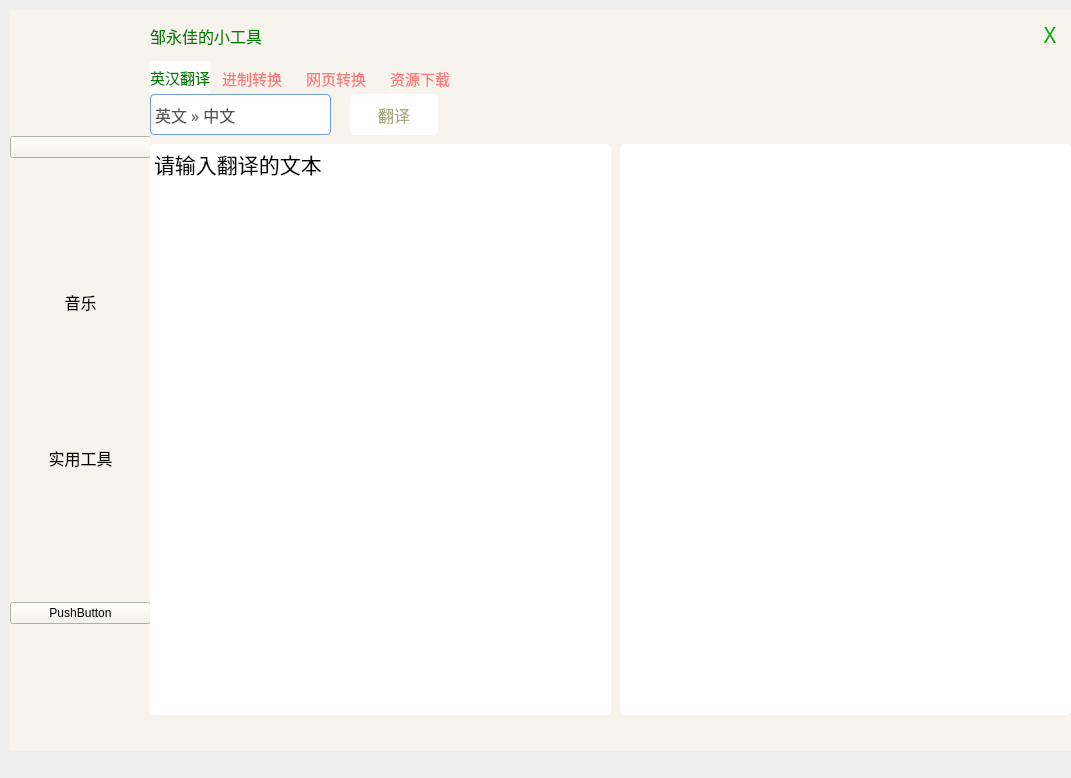
<?xml version="1.0" encoding="UTF-8"?>
<ui version="4.0">
 <class>Form</class>
 <widget class="QWidget" name="Form">
  <property name="geometry">
   <rect>
    <x>0</x>
    <y>0</y>
    <width>1071</width>
    <height>778</height>
   </rect>
  </property>
  <property name="windowTitle">
   <string>Form</string>
  </property>
  <widget class="QStackedWidget" name="stackedWidget_main">
   <property name="geometry">
    <rect>
     <x>10</x>
     <y>10</y>
     <width>1061</width>
     <height>741</height>
    </rect>
   </property>
   <property name="styleSheet">
    <string notr="true">background-color:rgb(246, 244, 236);</string>
   </property>
   <property name="currentIndex">
    <number>0</number>
   </property>
   <widget class="QWidget" name="stackedWidget_mainPage1">
    <widget class="QWidget" name="verticalLayoutWidget">
     <property name="geometry">
      <rect>
       <x>0</x>
       <y>0</y>
       <width>141</width>
       <height>741</height>
      </rect>
     </property>
     <layout class="QVBoxLayout" name="verticalLayout">
      <item>
       <widget class="QPushButton" name="pushButton_2">
        <property name="styleSheet">
         <string notr="true"> QPushButton {
border-color: rgb(170, 170, 255);
}
</string>
        </property>
        <property name="text">
         <string/>
        </property>
       </widget>
      </item>
      <item>
       <widget class="QPushButton" name="pushButton_music">
        <property name="palette">
         <palette>
          <active>
           <colorrole role="Button">
            <brush brushstyle="SolidPattern">
             <color alpha="255">
              <red>246</red>
              <green>244</green>
              <blue>236</blue>
             </color>
            </brush>
           </colorrole>
           <colorrole role="Base">
            <brush brushstyle="SolidPattern">
             <color alpha="255">
              <red>246</red>
              <green>244</green>
              <blue>236</blue>
             </color>
            </brush>
           </colorrole>
           <colorrole role="Window">
            <brush brushstyle="SolidPattern">
             <color alpha="255">
              <red>246</red>
              <green>244</green>
              <blue>236</blue>
             </color>
            </brush>
           </colorrole>
          </active>
          <inactive>
           <colorrole role="Button">
            <brush brushstyle="SolidPattern">
             <color alpha="255">
              <red>246</red>
              <green>244</green>
              <blue>236</blue>
             </color>
            </brush>
           </colorrole>
           <colorrole role="Base">
            <brush brushstyle="SolidPattern">
             <color alpha="255">
              <red>246</red>
              <green>244</green>
              <blue>236</blue>
             </color>
            </brush>
           </colorrole>
           <colorrole role="Window">
            <brush brushstyle="SolidPattern">
             <color alpha="255">
              <red>246</red>
              <green>244</green>
              <blue>236</blue>
             </color>
            </brush>
           </colorrole>
          </inactive>
          <disabled>
           <colorrole role="Button">
            <brush brushstyle="SolidPattern">
             <color alpha="255">
              <red>246</red>
              <green>244</green>
              <blue>236</blue>
             </color>
            </brush>
           </colorrole>
           <colorrole role="Base">
            <brush brushstyle="SolidPattern">
             <color alpha="255">
              <red>246</red>
              <green>244</green>
              <blue>236</blue>
             </color>
            </brush>
           </colorrole>
           <colorrole role="Window">
            <brush brushstyle="SolidPattern">
             <color alpha="255">
              <red>246</red>
              <green>244</green>
              <blue>236</blue>
             </color>
            </brush>
           </colorrole>
          </disabled>
         </palette>
        </property>
        <property name="font">
         <font>
          <family>幼圆</family>
          <pointsize>12</pointsize>
         </font>
        </property>
        <property name="styleSheet">
         <string notr="true"> QPushButton {
border:None;
}</string>
        </property>
        <property name="text">
         <string>音乐</string>
        </property>
       </widget>
      </item>
      <item>
       <widget class="QPushButton" name="pushButton_tools">
        <property name="font">
         <font>
          <family>幼圆</family>
          <pointsize>12</pointsize>
         </font>
        </property>
        <property name="styleSheet">
         <string notr="true"> QPushButton {
border:None;
}</string>
        </property>
        <property name="text">
         <string>实用工具</string>
        </property>
       </widget>
      </item>
      <item>
       <widget class="QPushButton" name="pushButton">
        <property name="text">
         <string>PushButton</string>
        </property>
       </widget>
      </item>
     </layout>
    </widget>
    <widget class="QWidget" name="gridLayoutWidget">
     <property name="geometry">
      <rect>
       <x>140</x>
       <y>50</y>
       <width>921</width>
       <height>691</height>
      </rect>
     </property>
     <layout class="QGridLayout" name="gridLayout">
      <item row="0" column="0">
       <widget class="QStackedWidget" name="stackedWidget">
        <property name="currentIndex">
         <number>1</number>
        </property>
        <widget class="QWidget" name="page">
         <widget class="QWidget" name="horizontalLayoutWidget_9">
          <property name="geometry">
           <rect>
            <x>0</x>
            <y>0</y>
            <width>921</width>
            <height>51</height>
           </rect>
          </property>
          <layout class="QHBoxLayout" name="horizontalLayout_9">
           <item>
            <widget class="QPushButton" name="pushButton_6">
             <property name="text">
              <string>PushButton</string>
             </property>
            </widget>
           </item>
           <item>
            <widget class="QLineEdit" name="lineEdit_5"/>
           </item>
           <item>
            <widget class="QPushButton" name="pushButton_5">
             <property name="text">
              <string>PushButton</string>
             </property>
            </widget>
           </item>
          </layout>
         </widget>
        </widget>
        <widget class="QWidget" name="page_2">
         <widget class="QTabWidget" name="tabWidget1">
          <property name="geometry">
           <rect>
            <x>0</x>
            <y>0</y>
            <width>921</width>
            <height>691</height>
           </rect>
          </property>
          <property name="font">
           <font>
            <family>汉仪曹隶繁</family>
            <pointsize>11</pointsize>
           </font>
          </property>
          <property name="toolTip">
           <string>&lt;html&gt;&lt;head/&gt;&lt;body&gt;&lt;p&gt;&lt;br/&gt;&lt;/p&gt;&lt;/body&gt;&lt;/html&gt;</string>
          </property>
          <property name="styleSheet">
           <string notr="true">QTabWidget::pane{
	border:none;
}
QTabWidget::tab-bar{
   alignment:left;
}
QTabBar::tab{
	background:transparent;
	
	color: rgb(255, 119, 121);
	min-width:30ex;
	min-height:10ex;
}
QTabBar::tab:hover{
	background:rgb(255, 255, 255, 100);
}
QTabBar::tab:selected{
	border-color: white;
	background:white;
	color:green;
}
</string>
          </property>
          <property name="tabShape">
           <enum>QTabWidget::Rounded</enum>
          </property>
          <property name="currentIndex">
           <number>0</number>
          </property>
          <widget class="QWidget" name="tab_4">
           <property name="sizeIncrement">
            <size>
             <width>0</width>
             <height>0</height>
            </size>
           </property>
           <property name="locale">
            <locale language="Chinese" country="China"/>
           </property>
           <attribute name="title">
            <string>英汉翻译</string>
           </attribute>
           <widget class="QComboBox" name="comboBox">
            <property name="geometry">
             <rect>
              <x>0</x>
              <y>0</y>
              <width>181</width>
              <height>41</height>
             </rect>
            </property>
            <property name="font">
             <font>
              <family>楷体</family>
              <pointsize>12</pointsize>
             </font>
            </property>
            <property name="styleSheet">
             <string notr="true">
 
QComboBox::down-arrow {
	border-image: url(:/combox1/1225446.png);
	 
}
QComboBox {
        height: 25px;
        border-radius: 4px;
        border: 1px solid rgb(111, 156, 207);
        background: white;
		color: rgb(170, 170, 127);
}
QComboBox:enabled {
        color: rgb(84, 84, 84);
}
QComboBox:!enabled {
        color: rgb(80, 80, 80);
}
QComboBox:enabled:hover, QComboBox:enabled:focus {
        color: rgb(51, 51, 51);
}
QComboBox::drop-down {
        width: 20px;
        border: none;
        background: transparent;
}
QComboBox::drop-down:hover {
        background: rgba(255, 255, 255, 30);
}

QComboBox::down-arrow:on {
        /**top: 1px;**/
}
QComboBox QAbstractItemView {
        border: 1px solid rgb(111, 156, 207);
        background: white;
        outline: none;
}
QComboBox QAbstractItemView::item {
        height: 25px;
        color: rgb(73, 73, 73);
}
QComboBox QAbstractItemView::item:selected {
        background: rgb(232, 241, 250);
        color: rgb(2, 65, 132);
}
</string>
            </property>
            <item>
             <property name="text">
              <string>英文 » 中文</string>
             </property>
            </item>
            <item>
             <property name="text">
              <string>中文 » 英文 </string>
             </property>
            </item>
           </widget>
           <widget class="QPushButton" name="pushButton_3">
            <property name="geometry">
             <rect>
              <x>200</x>
              <y>0</y>
              <width>88</width>
              <height>41</height>
             </rect>
            </property>
            <property name="minimumSize">
             <size>
              <width>88</width>
              <height>41</height>
             </size>
            </property>
            <property name="maximumSize">
             <size>
              <width>88</width>
              <height>41</height>
             </size>
            </property>
            <property name="font">
             <font>
              <family>楷体</family>
              <pointsize>12</pointsize>
             </font>
            </property>
            <property name="styleSheet">
             <string notr="true"> QPushButton {
background-color: rgb(255, 255, 255);
	color: rgb(170, 170, 127);
  border-radius:5px;
}
 QPushButton:hover {
	
	background-color: rgb(255, 234, 171);
	color: rgb(0, 170, 0);
  }</string>
            </property>
            <property name="text">
             <string>翻译</string>
            </property>
           </widget>
           <widget class="QTextEdit" name="textEdit_2">
            <property name="geometry">
             <rect>
              <x>0</x>
              <y>50</y>
              <width>461</width>
              <height>571</height>
             </rect>
            </property>
            <property name="font">
             <font>
              <family>微软雅黑</family>
              <pointsize>12</pointsize>
             </font>
            </property>
            <property name="styleSheet">
             <string notr="true">background-color: rgb(255, 255, 255);
border-radius:5px;</string>
            </property>
            <property name="html">
             <string>&lt;!DOCTYPE HTML PUBLIC &quot;-//W3C//DTD HTML 4.0//EN&quot; &quot;http://www.w3.org/TR/REC-html40/strict.dtd&quot;&gt;
&lt;html&gt;&lt;head&gt;&lt;meta name=&quot;qrichtext&quot; content=&quot;1&quot; /&gt;&lt;style type=&quot;text/css&quot;&gt;
p, li { white-space: pre-wrap; }
&lt;/style&gt;&lt;/head&gt;&lt;body style=&quot; font-family:'微软雅黑'; font-size:12pt; font-weight:400; font-style:normal;&quot;&gt;
&lt;p style=&quot; margin-top:0px; margin-bottom:0px; margin-left:0px; margin-right:0px; -qt-block-indent:0; text-indent:0px;&quot;&gt;&lt;span style=&quot; font-family:'SimSun'; font-size:16pt;&quot;&gt;请输入翻译的文本&lt;/span&gt;&lt;/p&gt;&lt;/body&gt;&lt;/html&gt;</string>
            </property>
           </widget>
           <widget class="QTextEdit" name="textEdit_3">
            <property name="geometry">
             <rect>
              <x>470</x>
              <y>50</y>
              <width>451</width>
              <height>571</height>
             </rect>
            </property>
            <property name="font">
             <font>
              <family>微软雅黑</family>
              <pointsize>12</pointsize>
             </font>
            </property>
            <property name="styleSheet">
             <string notr="true">background-color: rgb(255, 255, 255);
border-radius:5px;</string>
            </property>
            <property name="html">
             <string>&lt;!DOCTYPE HTML PUBLIC &quot;-//W3C//DTD HTML 4.0//EN&quot; &quot;http://www.w3.org/TR/REC-html40/strict.dtd&quot;&gt;
&lt;html&gt;&lt;head&gt;&lt;meta name=&quot;qrichtext&quot; content=&quot;1&quot; /&gt;&lt;style type=&quot;text/css&quot;&gt;
p, li { white-space: pre-wrap; }
&lt;/style&gt;&lt;/head&gt;&lt;body style=&quot; font-family:'微软雅黑'; font-size:12pt; font-weight:400; font-style:normal;&quot;&gt;
&lt;p style=&quot;-qt-paragraph-type:empty; margin-top:0px; margin-bottom:0px; margin-left:0px; margin-right:0px; -qt-block-indent:0; text-indent:0px;&quot;&gt;&lt;br /&gt;&lt;/p&gt;&lt;/body&gt;&lt;/html&gt;</string>
            </property>
           </widget>
          </widget>
          <widget class="QWidget" name="tab">
           <attribute name="title">
            <string>进制转换</string>
           </attribute>
           <widget class="QWidget" name="horizontalLayoutWidget_2">
            <property name="geometry">
             <rect>
              <x>0</x>
              <y>40</y>
              <width>921</width>
              <height>41</height>
             </rect>
            </property>
            <layout class="QHBoxLayout" name="horizontalLayout_2">
             <item>
              <widget class="QRadioButton" name="radioButton_2">
               <property name="font">
                <font>
                 <family>汉仪唐隶繁</family>
                 <pointsize>10</pointsize>
                </font>
               </property>
               <property name="text">
                <string>2进制</string>
               </property>
              </widget>
             </item>
             <item>
              <widget class="QRadioButton" name="radioButton_4">
               <property name="font">
                <font>
                 <family>汉仪唐隶繁</family>
                 <pointsize>10</pointsize>
                </font>
               </property>
               <property name="text">
                <string>4进制</string>
               </property>
              </widget>
             </item>
             <item>
              <widget class="QRadioButton" name="radioButton_8">
               <property name="font">
                <font>
                 <family>汉仪唐隶繁</family>
                 <pointsize>10</pointsize>
                </font>
               </property>
               <property name="text">
                <string>8进制</string>
               </property>
              </widget>
             </item>
             <item>
              <widget class="QRadioButton" name="radioButton_10">
               <property name="font">
                <font>
                 <family>汉仪唐隶繁</family>
                 <pointsize>10</pointsize>
                </font>
               </property>
               <property name="text">
                <string>10进制</string>
               </property>
              </widget>
             </item>
             <item>
              <widget class="QRadioButton" name="radioButton_16">
               <property name="font">
                <font>
                 <family>汉仪唐隶繁</family>
                 <pointsize>10</pointsize>
                </font>
               </property>
               <property name="text">
                <string>16进制</string>
               </property>
              </widget>
             </item>
             <item>
              <widget class="QRadioButton" name="radioButton_32">
               <property name="font">
                <font>
                 <family>汉仪唐隶繁</family>
                 <pointsize>10</pointsize>
                </font>
               </property>
               <property name="text">
                <string>32进制</string>
               </property>
              </widget>
             </item>
             <item>
              <widget class="QLabel" name="label_3">
               <property name="text">
                <string/>
               </property>
              </widget>
             </item>
            </layout>
           </widget>
           <widget class="QWidget" name="horizontalLayoutWidget_3">
            <property name="geometry">
             <rect>
              <x>0</x>
              <y>80</y>
              <width>921</width>
              <height>51</height>
             </rect>
            </property>
            <layout class="QHBoxLayout" name="horizontalLayout_3">
             <item>
              <widget class="QLabel" name="label">
               <property name="font">
                <font>
                 <family>幼圆</family>
                 <pointsize>12</pointsize>
                </font>
               </property>
               <property name="text">
                <string>转换数字：</string>
               </property>
              </widget>
             </item>
             <item>
              <widget class="QLineEdit" name="lineEdit">
               <property name="minimumSize">
                <size>
                 <width>26</width>
                 <height>32</height>
                </size>
               </property>
               <property name="font">
                <font>
                 <family>微软雅黑</family>
                 <pointsize>10</pointsize>
                </font>
               </property>
              </widget>
             </item>
            </layout>
           </widget>
           <widget class="QLabel" name="label_2">
            <property name="geometry">
             <rect>
              <x>0</x>
              <y>0</y>
              <width>500</width>
              <height>31</height>
             </rect>
            </property>
            <property name="font">
             <font>
              <family>华文彩云</family>
              <pointsize>12</pointsize>
             </font>
            </property>
            <property name="styleSheet">
             <string notr="true">color: rgb(126, 255, 141);
</string>
            </property>
            <property name="text">
             <string>支持在2~36进制之间进行任意转换，支持浮点型</string>
            </property>
           </widget>
           <widget class="QWidget" name="horizontalLayoutWidget_4">
            <property name="geometry">
             <rect>
              <x>0</x>
              <y>130</y>
              <width>921</width>
              <height>41</height>
             </rect>
            </property>
            <layout class="QHBoxLayout" name="horizontalLayout_4">
             <item>
              <widget class="QRadioButton" name="radioButton2">
               <property name="font">
                <font>
                 <family>汉仪唐隶繁</family>
                 <pointsize>10</pointsize>
                </font>
               </property>
               <property name="text">
                <string>2进制</string>
               </property>
              </widget>
             </item>
             <item>
              <widget class="QRadioButton" name="radioButton4">
               <property name="font">
                <font>
                 <family>汉仪唐隶繁</family>
                 <pointsize>10</pointsize>
                </font>
               </property>
               <property name="text">
                <string>4进制</string>
               </property>
              </widget>
             </item>
             <item>
              <widget class="QRadioButton" name="radioButton8">
               <property name="font">
                <font>
                 <family>汉仪唐隶繁</family>
                 <pointsize>10</pointsize>
                </font>
               </property>
               <property name="text">
                <string>8进制</string>
               </property>
              </widget>
             </item>
             <item>
              <widget class="QRadioButton" name="radioButton10">
               <property name="font">
                <font>
                 <family>汉仪唐隶繁</family>
                 <pointsize>10</pointsize>
                </font>
               </property>
               <property name="text">
                <string>10进制</string>
               </property>
              </widget>
             </item>
             <item>
              <widget class="QRadioButton" name="radioButton16">
               <property name="font">
                <font>
                 <family>汉仪唐隶繁</family>
                 <pointsize>10</pointsize>
                </font>
               </property>
               <property name="text">
                <string>16进制</string>
               </property>
              </widget>
             </item>
             <item>
              <widget class="QRadioButton" name="radioButton32">
               <property name="font">
                <font>
                 <family>汉仪唐隶繁</family>
                 <pointsize>10</pointsize>
                </font>
               </property>
               <property name="text">
                <string>32进制</string>
               </property>
              </widget>
             </item>
             <item>
              <widget class="QPushButton" name="pushButton_4">
               <property name="minimumSize">
                <size>
                 <width>60</width>
                 <height>30</height>
                </size>
               </property>
               <property name="maximumSize">
                <size>
                 <width>100</width>
                 <height>40</height>
                </size>
               </property>
               <property name="font">
                <font>
                 <family>楷体</family>
                 <pointsize>10</pointsize>
                </font>
               </property>
               <property name="styleSheet">
                <string notr="true"> QPushButton {
  border:none;
  border-radius:5px;
}</string>
               </property>
               <property name="text">
                <string/>
               </property>
              </widget>
             </item>
            </layout>
           </widget>
           <widget class="QWidget" name="horizontalLayoutWidget_5">
            <property name="geometry">
             <rect>
              <x>0</x>
              <y>170</y>
              <width>921</width>
              <height>51</height>
             </rect>
            </property>
            <layout class="QHBoxLayout" name="horizontalLayout_5">
             <item>
              <widget class="QLabel" name="label_4">
               <property name="font">
                <font>
                 <family>幼圆</family>
                 <pointsize>12</pointsize>
                </font>
               </property>
               <property name="text">
                <string>转换结果：</string>
               </property>
              </widget>
             </item>
             <item>
              <widget class="QLineEdit" name="lineEdit_2">
               <property name="minimumSize">
                <size>
                 <width>26</width>
                 <height>32</height>
                </size>
               </property>
               <property name="font">
                <font>
                 <family>微软雅黑</family>
                 <pointsize>10</pointsize>
                </font>
               </property>
              </widget>
             </item>
            </layout>
           </widget>
           <widget class="QLabel" name="label_5">
            <property name="geometry">
             <rect>
              <x>0</x>
              <y>220</y>
              <width>211</width>
              <height>41</height>
             </rect>
            </property>
            <property name="font">
             <font>
              <family>华文彩云</family>
              <pointsize>12</pointsize>
             </font>
            </property>
            <property name="text">
             <string>百度文库免费下载</string>
            </property>
           </widget>
           <widget class="QWidget" name="horizontalLayoutWidget_6">
            <property name="geometry">
             <rect>
              <x>0</x>
              <y>260</y>
              <width>921</width>
              <height>51</height>
             </rect>
            </property>
            <layout class="QHBoxLayout" name="horizontalLayout_6">
             <item>
              <widget class="QLabel" name="label_6">
               <property name="font">
                <font>
                 <family>幼圆</family>
                 <pointsize>12</pointsize>
                </font>
               </property>
               <property name="text">
                <string>输入链接：</string>
               </property>
              </widget>
             </item>
             <item>
              <widget class="QLineEdit" name="lineEdit_baidu">
               <property name="minimumSize">
                <size>
                 <width>26</width>
                 <height>32</height>
                </size>
               </property>
               <property name="font">
                <font>
                 <family>Microsoft Sans Serif</family>
                 <pointsize>10</pointsize>
                </font>
               </property>
              </widget>
             </item>
             <item>
              <widget class="QPushButton" name="pushButton_baidu">
               <property name="minimumSize">
                <size>
                 <width>96</width>
                 <height>42</height>
                </size>
               </property>
               <property name="maximumSize">
                <size>
                 <width>105</width>
                 <height>42</height>
                </size>
               </property>
               <property name="font">
                <font>
                 <family>楷体</family>
                 <pointsize>10</pointsize>
                </font>
               </property>
               <property name="styleSheet">
                <string notr="true"> QPushButton {
  border:none;
  border-radius:5px;
}
 QPushButton:pressed {
background-color: rgb(255, 244, 158);
	
	color: rgb(255, 255, 255);
  }

  QPushButton:hover {
	
	background-color: rgb(255, 234, 171);
	color: rgb(0, 170, 0);
  }</string>
               </property>
               <property name="text">
                <string>提取</string>
               </property>
              </widget>
             </item>
            </layout>
           </widget>
           <widget class="QTextEdit" name="textEdit">
            <property name="geometry">
             <rect>
              <x>0</x>
              <y>310</y>
              <width>921</width>
              <height>171</height>
             </rect>
            </property>
            <property name="font">
             <font>
              <family>微软雅黑</family>
              <pointsize>10</pointsize>
             </font>
            </property>
            <property name="styleSheet">
             <string notr="true">border-color:rgb(246, 244, 236);</string>
            </property>
           </widget>
          </widget>
          <widget class="QWidget" name="widget">
           <attribute name="title">
            <string>网页转换</string>
           </attribute>
           <widget class="QLabel" name="label_7">
            <property name="geometry">
             <rect>
              <x>0</x>
              <y>0</y>
              <width>921</width>
              <height>41</height>
             </rect>
            </property>
            <property name="font">
             <font>
              <family>楷体</family>
              <pointsize>11</pointsize>
             </font>
            </property>
            <property name="styleSheet">
             <string notr="true">color: rgb(255, 163, 151);</string>
            </property>
            <property name="text">
             <string>网页转md</string>
            </property>
           </widget>
           <widget class="QWidget" name="horizontalLayoutWidget_7">
            <property name="geometry">
             <rect>
              <x>0</x>
              <y>50</y>
              <width>921</width>
              <height>51</height>
             </rect>
            </property>
            <layout class="QHBoxLayout" name="horizontalLayout_7">
             <item>
              <widget class="QLabel" name="label_8">
               <property name="minimumSize">
                <size>
                 <width>70</width>
                 <height>0</height>
                </size>
               </property>
               <property name="sizeIncrement">
                <size>
                 <width>0</width>
                 <height>0</height>
                </size>
               </property>
               <property name="font">
                <font>
                 <family>楷体</family>
                 <pointsize>11</pointsize>
                </font>
               </property>
               <property name="styleSheet">
                <string notr="true">color: rgb(255, 163, 151);</string>
               </property>
               <property name="text">
                <string>链接：</string>
               </property>
              </widget>
             </item>
             <item>
              <widget class="QLineEdit" name="lineEdit_3">
               <property name="minimumSize">
                <size>
                 <width>26</width>
                 <height>32</height>
                </size>
               </property>
              </widget>
             </item>
             <item>
              <widget class="QPushButton" name="pushButton_downmd">
               <property name="minimumSize">
                <size>
                 <width>96</width>
                 <height>42</height>
                </size>
               </property>
               <property name="font">
                <font>
                 <family>楷体</family>
                 <pointsize>11</pointsize>
                </font>
               </property>
               <property name="styleSheet">
                <string notr="true"> QPushButton {
color: rgb(255, 163, 151);
  border:none;
  border-radius:5px;
}
 QPushButton:pressed {
background-color: rgb(255, 244, 158);
	
	color: rgb(255, 255, 255);
  }

  QPushButton:hover {
	
	background-color: rgb(255, 234, 171);
	color: rgb(0, 170, 0);
  }</string>
               </property>
               <property name="text">
                <string>下载</string>
               </property>
              </widget>
             </item>
            </layout>
           </widget>
           <widget class="QLabel" name="label_9">
            <property name="geometry">
             <rect>
              <x>0</x>
              <y>100</y>
              <width>921</width>
              <height>41</height>
             </rect>
            </property>
            <property name="text">
             <string>TextLabel</string>
            </property>
           </widget>
           <widget class="QWidget" name="horizontalLayoutWidget_8">
            <property name="geometry">
             <rect>
              <x>0</x>
              <y>150</y>
              <width>921</width>
              <height>81</height>
             </rect>
            </property>
            <layout class="QHBoxLayout" name="horizontalLayout_8">
             <item>
              <widget class="QLabel" name="label_10">
               <property name="text">
                <string>TextLabel</string>
               </property>
              </widget>
             </item>
             <item>
              <widget class="QLineEdit" name="lineEdit_4">
               <property name="minimumSize">
                <size>
                 <width>0</width>
                 <height>32</height>
                </size>
               </property>
              </widget>
             </item>
             <item>
              <widget class="QPushButton" name="pushButton_7">
               <property name="text">
                <string>PushButton</string>
               </property>
              </widget>
             </item>
            </layout>
           </widget>
          </widget>
          <widget class="QWidget" name="tab_5">
           <attribute name="title">
            <string>资源下载</string>
           </attribute>
           <widget class="QWidget" name="horizontalLayoutWidget_10">
            <property name="geometry">
             <rect>
              <x>0</x>
              <y>30</y>
              <width>921</width>
              <height>46</height>
             </rect>
            </property>
            <layout class="QHBoxLayout" name="horizontalLayout_10">
             <item>
              <widget class="QLabel" name="label_11">
               <property name="font">
                <font>
                 <family>楷体</family>
                 <pointsize>12</pointsize>
                </font>
               </property>
               <property name="styleSheet">
                <string notr="true">color: rgb(255, 163, 151);</string>
               </property>
               <property name="text">
                <string>输入链接：</string>
               </property>
              </widget>
             </item>
             <item>
              <widget class="QLineEdit" name="lineEdit_quanmin">
               <property name="minimumSize">
                <size>
                 <width>0</width>
                 <height>30</height>
                </size>
               </property>
               <property name="font">
                <font>
                 <family>微软雅黑</family>
                 <pointsize>11</pointsize>
                </font>
               </property>
              </widget>
             </item>
             <item>
              <widget class="QPushButton" name="pushButton_quanmin">
               <property name="minimumSize">
                <size>
                 <width>96</width>
                 <height>42</height>
                </size>
               </property>
               <property name="font">
                <font>
                 <family>楷体</family>
                 <pointsize>12</pointsize>
                </font>
               </property>
               <property name="styleSheet">
                <string notr="true"> QPushButton {
color: rgb(255, 163, 151);
  border:none;
  border-radius:5px;
}
 QPushButton:pressed {
background-color: rgb(255, 244, 158);
	
	color: rgb(255, 255, 255);
  }

  QPushButton:hover {
	
	background-color: rgb(255, 234, 171);
	color: rgb(0, 170, 0);
  }</string>
               </property>
               <property name="text">
                <string>下载</string>
               </property>
              </widget>
             </item>
            </layout>
           </widget>
           <widget class="QLabel" name="label_12">
            <property name="geometry">
             <rect>
              <x>0</x>
              <y>-6</y>
              <width>291</width>
              <height>31</height>
             </rect>
            </property>
            <property name="font">
             <font>
              <family>楷体</family>
              <pointsize>12</pointsize>
             </font>
            </property>
            <property name="styleSheet">
             <string notr="true">color: rgb(255, 163, 151);</string>
            </property>
            <property name="text">
             <string>全民K歌音乐外链提取工具</string>
            </property>
           </widget>
          </widget>
          <widget class="QWidget" name="tab_2">
           <attribute name="title">
            <string/>
           </attribute>
          </widget>
         </widget>
        </widget>
       </widget>
      </item>
     </layout>
    </widget>
    <widget class="QWidget" name="horizontalLayoutWidget">
     <property name="geometry">
      <rect>
       <x>140</x>
       <y>0</y>
       <width>921</width>
       <height>51</height>
      </rect>
     </property>
     <layout class="QHBoxLayout" name="horizontalLayout">
      <item>
       <widget class="QLabel" name="label_title">
        <property name="font">
         <font>
          <family>汉仪唐隶繁</family>
          <pointsize>12</pointsize>
         </font>
        </property>
        <property name="styleSheet">
         <string notr="true">
color:green;</string>
        </property>
        <property name="text">
         <string>邹永佳的小工具</string>
        </property>
       </widget>
      </item>
      <item>
       <widget class="QPushButton" name="pushButton_max">
        <property name="minimumSize">
         <size>
          <width>42</width>
          <height>42</height>
         </size>
        </property>
        <property name="maximumSize">
         <size>
          <width>42</width>
          <height>42</height>
         </size>
        </property>
        <property name="font">
         <font>
          <family>Arial</family>
          <pointsize>22</pointsize>
         </font>
        </property>
        <property name="mouseTracking">
         <bool>false</bool>
        </property>
        <property name="styleSheet">
         <string notr="true"> QPushButton {
      border:none;
  border-radius:5px;
	color: rgb(254, 255, 165);
  }

  QPushButton:pressed {
background-color: rgb(133, 139, 255);

  }

  QPushButton:hover {
background-color: rgb(188, 189, 255);

  }
</string>
        </property>
        <property name="text">
         <string/>
        </property>
       </widget>
      </item>
      <item>
       <widget class="QPushButton" name="pushButton_min">
        <property name="minimumSize">
         <size>
          <width>42</width>
          <height>42</height>
         </size>
        </property>
        <property name="maximumSize">
         <size>
          <width>42</width>
          <height>42</height>
         </size>
        </property>
        <property name="font">
         <font>
          <family>Arial</family>
          <pointsize>20</pointsize>
         </font>
        </property>
        <property name="styleSheet">
         <string notr="true"> QPushButton {
      border:none;
	  border-radius:5px;
	color: rgb(172, 255, 153);
  }

  QPushButton:pressed {

    background-color: rgb(115, 255, 120);
	

  }

  QPushButton:hover {
    background-color: rgb(182, 255, 155);
	
  }

</string>
        </property>
        <property name="text">
         <string/>
        </property>
       </widget>
      </item>
      <item>
       <widget class="QPushButton" name="pushButton_quit">
        <property name="minimumSize">
         <size>
          <width>42</width>
          <height>42</height>
         </size>
        </property>
        <property name="maximumSize">
         <size>
          <width>42</width>
          <height>42</height>
         </size>
        </property>
        <property name="font">
         <font>
          <family>等线 Light</family>
          <pointsize>16</pointsize>
         </font>
        </property>
        <property name="styleSheet">
         <string notr="true"> QPushButton {
      border:none;
	color: rgb(0, 170, 0);
	  border-radius:5px;
	
	
  }

  QPushButton:pressed {
	background-color: rgb(255, 34, 34);
	
	color: rgb(255, 255, 255);
  }

  QPushButton:hover {
	background-color: rgb(255, 99, 94);
	color: rgb(255, 255, 255);
  }
</string>
        </property>
        <property name="text">
         <string>X</string>
        </property>
       </widget>
      </item>
     </layout>
    </widget>
   </widget>
   <widget class="QWidget" name="page_3"/>
  </widget>
 </widget>
 <resources/>
 <connections/>
</ui>
